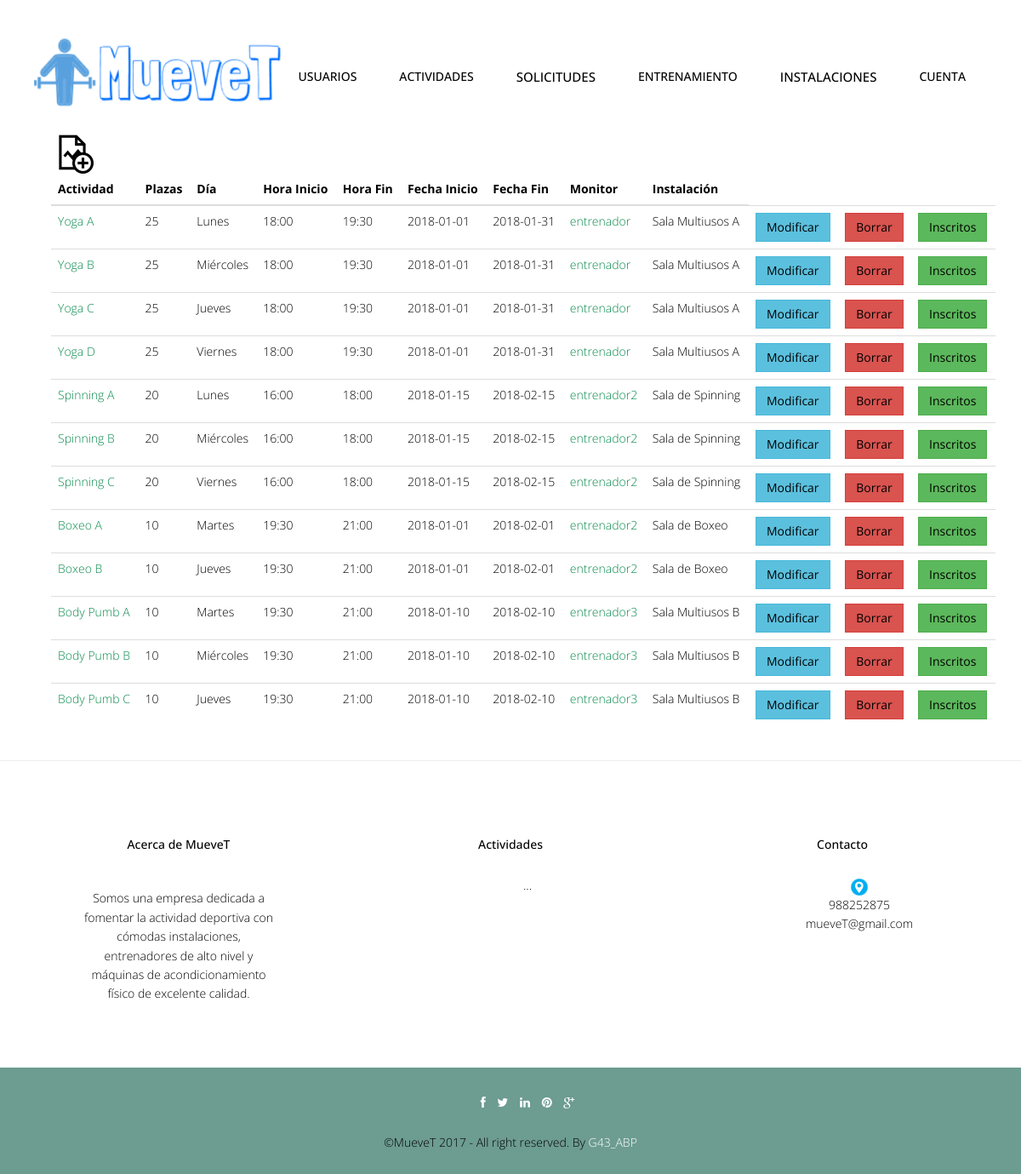
/abp/Controllers/ACTIVIDAD_GRUPAL_Controller.php (signed in), run on an earlier commit of the app's database.
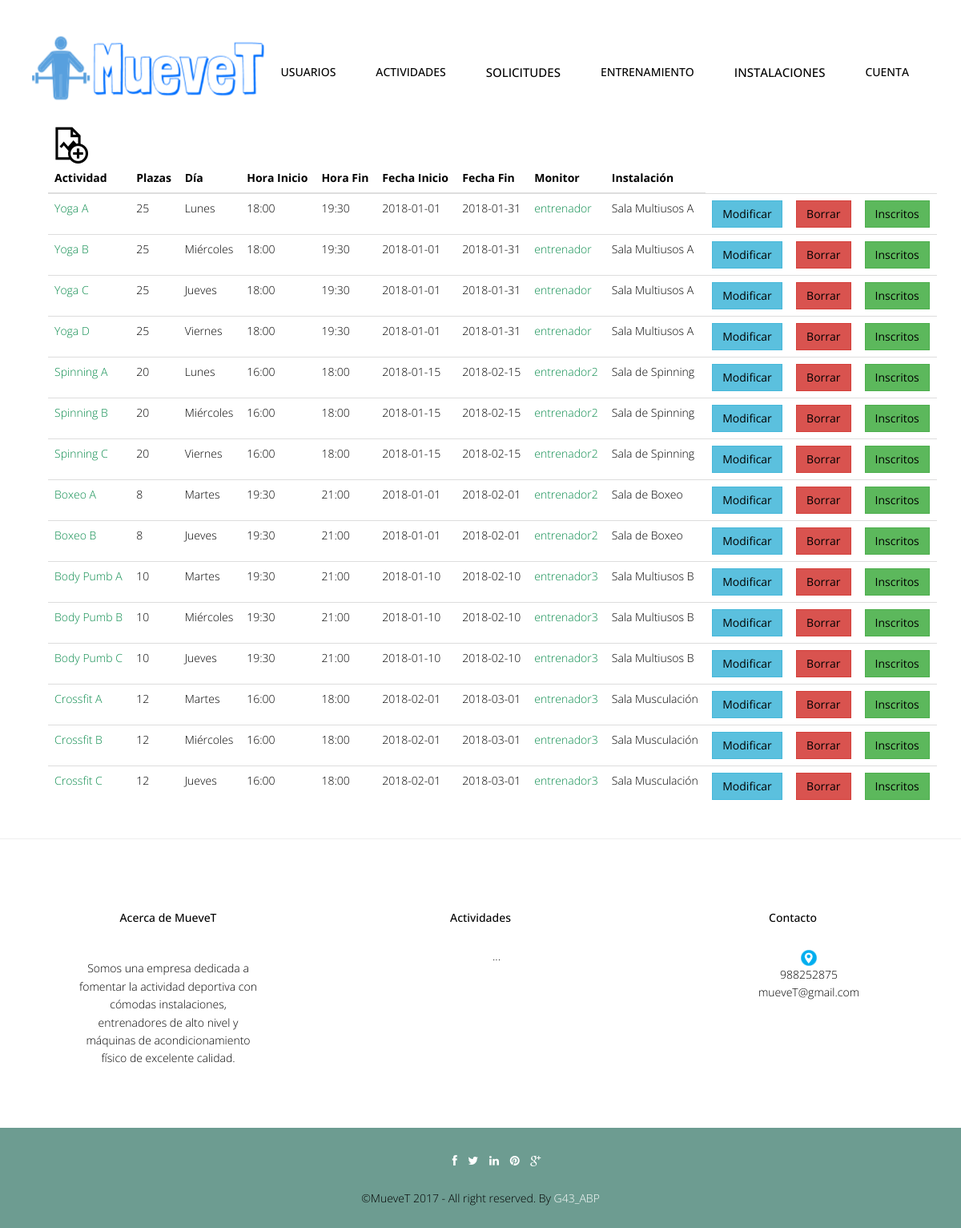
And on a later commit of the database.
### tables this page shows
CREATE TABLE IF NOT EXISTS `actividadgrupal` (
  `idActividadGrupal` int(10) NOT NULL,
  `nombreActividadGrupal` varchar(80) NOT NULL,
  `descripcionActividadGrupal` text,
  `numPlazasActividadGrupal` int(10) NOT NULL,
  `diaActividadGrupal` varchar(20) NOT NULL,
  `horaInicioActividadGrupal` time NOT NULL,
  `horaFinActividadGrupal` time NOT NULL,
  `fechaInicioActividadGrupal` date NOT NULL,
  `fechaFinActividadGrupal` date NOT NULL,
  `username` varchar(20) NOT NULL,
  `idInstalacion` int(10) NOT NULL
);

CREATE TABLE IF NOT EXISTS `instalacion` (
  `idInstalacion` int(10) NOT NULL,
  `nombreInstalacion` varchar(45) NOT NULL,
  `descripcionInstalacion` varchar(255) DEFAULT NULL,
  `aforoInstalacion` int(10) NOT NULL
);

### abp/Controllers/ACTIVIDAD_GRUPAL_Controller.php (called while the page is built, shortened)
<?php
include '../Models/ACTIVIDAD_GRUPAL_Model.php';
include '../Views/header.php';
Switch ($_REQUEST['accion']) {
    default:
        if (!tienePermisos('ACTIVIDAD_GRUPAL_Listar')) {
            new Mensaje('No tienes los permisos necesarios', '../Views/DEFAULT_Vista.php');
        } else {
            $actividadGrupal = new ACTIVIDAD_GRUPAL_Model('', '', '', '', '', '', '', '', '', '', '');
            $datos = $actividadGrupal->Listar();
            new ACTIVIDAD_GRUPAL_Listar($datos, '../Views/DEFAULT_Vista.php');
        }
}
?>

### abp/Models/ACTIVIDAD_GRUPAL_Model.php (called while the page is built, shortened)
<?php
include '../Functions/LibraryFunctions.php';
class ACTIVIDAD_GRUPAL_Model {
    var $mysqli;
    function ConectarBD() {
        $this->mysqli = new mysqli("localhost", "root", "", "muevet");
    }
    function Listar() {
        $sql = "SELECT * FROM actividadGrupal";
        if (!($resultado = $this->mysqli->query($sql))) {
            return 'Error en la consulta sobre la base de datos.';
        } else {
            $toret = array();
            $i = 0;
            while ($fila = $resultado->fetch_array()) {
                $toret[$i] = $fila;
                $i++;
            }
            return $toret;
        }
    }
}
?>

### abp/Functions/LibraryFunctions.php (called while the page is built, shortened)
<?php
function ConsultarTipoUsuarioLogin() {
    $mysqli = new mysqli("localhost", "root", "", "muevet");
    $sql = "SELECT tipoUsuario FROM USUARIO WHERE USUARIO.userName='" . $_SESSION['login'] . "'";
    $result = $mysqli->query($sql)->fetch_array();
    return $result['tipoUsuario'];
}
function CambiarFormatoTiempoHoraInicio($idActividadGrupal) {
    $mysqli = new mysqli("localhost", "root", "", "muevet");
    $sql = "SELECT DATE_FORMAT(horaInicioActividadGrupal, '%H:%i') FROM actividadgrupal WHERE idActividadGrupal = '" . $idActividadGrupal . "' ";
    $result = $mysqli->query($sql)->fetch_array();
    return $result[0];
}
function CambiarFormatoTiempoHoraFin($idActividadGrupal) {
    $mysqli = new mysqli("localhost", "root", "", "muevet");
    $sql = "SELECT DATE_FORMAT(horaFinActividadGrupal, '%H:%i') FROM actividadgrupal WHERE idActividadGrupal = '" . $idActividadGrupal . "' ";
    $result = $mysqli->query($sql)->fetch_array();
    return $result[0];
}
function ConsultarNombreInstalacion($idInstalacion) {
    $mysqli = new mysqli("localhost", "root", "", "muevet");
    $sql = "SELECT nombreInstalacion FROM Instalacion WHERE idInstalacion='" . $idInstalacion . "'";
    $result = $mysqli->query($sql)->fetch_array();
    return $result['nombreInstalacion'];
}
                        ?>

### abp/Views/ACTIVIDAD_GRUPAL_SHOWALL_Vista.php (the view, shortened to what the rows shown need)
<?php
class ACTIVIDAD_GRUPAL_Listar {
    private $datos;
    function __construct($array, $volver) {
        $this->datos = $array;
        $this->render();
    }
    function render() {
        ?>
        <div class="container">
            <?php
            $lista = array('nombreActividadGrupal', 'numPlazasActividadGrupal', 'diaActividadGrupal', 'horaInicioActividadGrupal', 'horaFinActividadGrupal', 'fechaInicioActividadGrupal', 'fechaFinActividadGrupal' ,'username', 'idInstalacion');
            ?>
            <div class="container">
                <div class="col-lg-12">
                    <table class="table">
                        <thead class="thead-dark">
                            <tr>
                                <?php
                                foreach ($lista as $titulo) {
                                    echo "<th>";
                                    echo $strings[$titulo];
                                    echo "</th>";
                                }
                                echo "</tr>";
                                echo "</thead>";
                                echo "<tbody>";
                                for ($j = 0; $j < count($this->datos); $j++) {
                                    echo "<tr>";
                                    foreach ($this->datos [$j] as $clave => $valor) {
                                        for ($i = 0; $i < count($lista); $i++) {
                                            if ($clave === $lista[$i]) {
                                                echo "<td>";
                                                if ($clave === 'nombreActividadGrupal') {
                                                    ?>
                                            <a href='ACTIVIDAD_GRUPAL_Controller.php?idActividadGrupal=<?php echo $this->datos[$j]['idActividadGrupal'] . '&accion=' . $strings['Ver']; ?>'><font color="#088A4B"><?php echo $valor; ?></font></a> <?php
                                        } else if ($clave === 'username') {
                                                ?>
                                            <a href='ENTRENADOR_Controller.php?userName=<?php echo $this->datos[$j]['username'] . '&accion=' . $strings['VerMonitor']; ?>'><font color="#088A4B"><?php echo $valor; ?></font></a> <?php
                                            } else if($clave === 'horaInicioActividadGrupal'){
                                            echo CambiarFormatoTiempoHoraInicio($this->datos[$j]['idActividadGrupal']);
                                        }else if($clave === 'horaFinActividadGrupal'){
                                            echo CambiarFormatoTiempoHoraFin($this->datos[$j]['idActividadGrupal']);
                                        }else if($clave === 'idInstalacion'){
                                            echo ConsultarNombreInstalacion($this->datos[$j]['idInstalacion']);
                                        }else {
                                            echo $valor;
                                        }
                                        echo "</td>";
                                    }
                                }
                            }
                            if (ConsultarTipoUsuarioLogin() == 1) {
                                ?>
                                <td><button type="button" class="btn btn-info"><a href='ACTIVIDAD_GRUPAL_Controller.php?idActividadGrupal=<?php echo $this->datos[$j]['idActividadGrupal'] . '&accion=' . $strings['Modificar']; ?>'><?php echo $strings['Modificar']; ?></a></button></td>
                                <td><button type="button" class="btn btn-danger"><a href='ACTIVIDAD_GRUPAL_Controller.php?idActividadGrupal=<?php echo $this->datos[$j]['idActividadGrupal'] . '&accion=' . $strings['Borrar']; ?>'><?php echo $strings['Borrar']; ?></a></button></td>
                                <td><button type="button" class="btn btn-success"><a href='ACTIVIDAD_GRUPAL_Controller.php?idActividadGrupal=<?php echo $this->datos[$j]['idActividadGrupal'] . '&accion=' . $strings['VerInscritos']; ?>'><?php echo $strings['VerInscritos']; ?></a></button></td>
                                <?php
                            } if (ConsultarTipoUsuarioLogin() == 3) {
                                if (ConsultarPlazas($this->datos[$j]['idActividadGrupal']) == 0) {
                                    ?>
                                    <td><button type="button" class="btn"><?php echo $strings['NoHayPlazas']; ?></a></button></td>
                                <?php }
                                else if (ConsultarSolicitudGrupal($this->datos[$j]['idActividadGrupal']) == 0) {
                                    ?>
                                    <td><button type="button" class="btn btn-warning"><a href='ACTIVIDAD_GRUPAL_Controller.php?idActividadGrupal=<?php echo $this->datos[$j]['idActividadGrupal'] . '&accion=' . $strings['Asignar'] . '&userName=' . $_SESSION['login']; ?>'><?php echo $strings['EnTramite']; ?></a></button></td>
                                <?php } else if (ConsultarSolicitudGrupal($this->datos[$j]['idActividadGrupal']) == 1) {
                                    ?>
                                    <td><button type="button" class="btn btn-info"><a href='ACTIVIDAD_GRUPAL_Controller.php?idActividadGrupal=<?php echo $this->datos[$j]['idActividadGrupal'] . '&accion=' . $strings['Asignar'] . '&userName=' . $_SESSION['login']; ?>'><?php echo $strings['YaInscrito']; ?></a></button></td>
                                <?php } else if (ConsultarSolicitudGrupal($this->datos[$j]['idActividadGrupal']) != 1 || ConsultarSolicitudGrupal($this->datos[$j]['idActividadGrupal']) != 0) {
                                    ?>
                                    <td><button type="button" class="btn btn-success"><a href='ACTIVIDAD_GRUPAL_Controller.php?idActividadGrupal=<?php echo $this->datos[$j]['idActividadGrupal'] . '&accion=' . $strings['Asignar'] . '&userName=' . $_SESSION['login']; ?>'><?php echo $strings['MandarSolicitud']; ?></a></button></td>
                                            <?php
                                            }
                                            }
                                            }
                                            ?>
                                    </tbody>
                                </table>
                            </div>
                        </div>
                    </div>
                    <?php
                    include '../Views/footer.php';
                }
            }

What changed in the data, as far as the page shows it:
added actividadgrupal: nombreActividadGrupal "Crossfit A", numPlazasActividadGrupal "12", diaActividadGrupal "Martes", fechaInicioActividadGrupal "2018-02-01", fechaFinActividadGrupal "2018-03-01", username "entrenador3", idInstalacion.nombreInstalacion "Sala Musculación"
added actividadgrupal: nombreActividadGrupal "Crossfit B", numPlazasActividadGrupal "12", diaActividadGrupal "Miércoles", fechaInicioActividadGrupal "2018-02-01", fechaFinActividadGrupal "2018-03-01", username "entrenador3", idInstalacion.nombreInstalacion "Sala Musculación"
added actividadgrupal: nombreActividadGrupal "Crossfit C", numPlazasActividadGrupal "12", diaActividadGrupal "Jueves", fechaInicioActividadGrupal "2018-02-01", fechaFinActividadGrupal "2018-03-01", username "entrenador3", idInstalacion.nombreInstalacion "Sala Musculación"
Also different on the page:
list line gone: "10"
new list line: "8"
new list line: "16:00 18:00 Modificar Borrar Inscritos"
